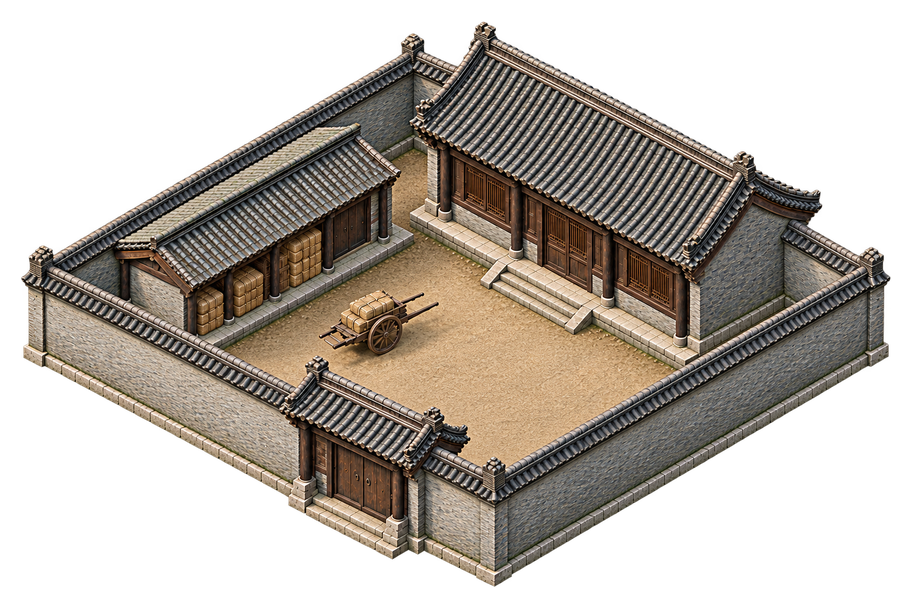
#> input picture assets/default/building-map/qing_north/bld_kit_qing_north_biaoju.png, 912 x 608 px
$ python -i update_affine_metadata.py   (imports and definitions only)
#> lines starting #> are read from the running program, lines starting #| are printed output that depends on the picture
#!/usr/bin/env python3
"""Update only review-10 affine assets and their QA/provenance records."""
import hashlib
import json
from pathlib import Path

import yaml
from PIL import Image

BASE = Path(__file__).resolve().parent
TILE = BASE.parents[1] / "tile" / "qing_north"
# [1 line that did not run here, left out]
# [1 line that did not run here, left out]
# [1 line that did not run here, left out]


def sha(path):
    return hashlib.sha256(path.read_bytes()).hexdigest()


def pixel_qa(path):
#> called with path = 'bld_kit_qing_north_biaoju.png'
    image = Image.open(path).convert("RGBA")
#> image is the input picture: PIL image 912x608 RGBA; mean R, G, B, A 65.1, 57.7, 49.7, 131.6
    alpha = image.getchannel("A")
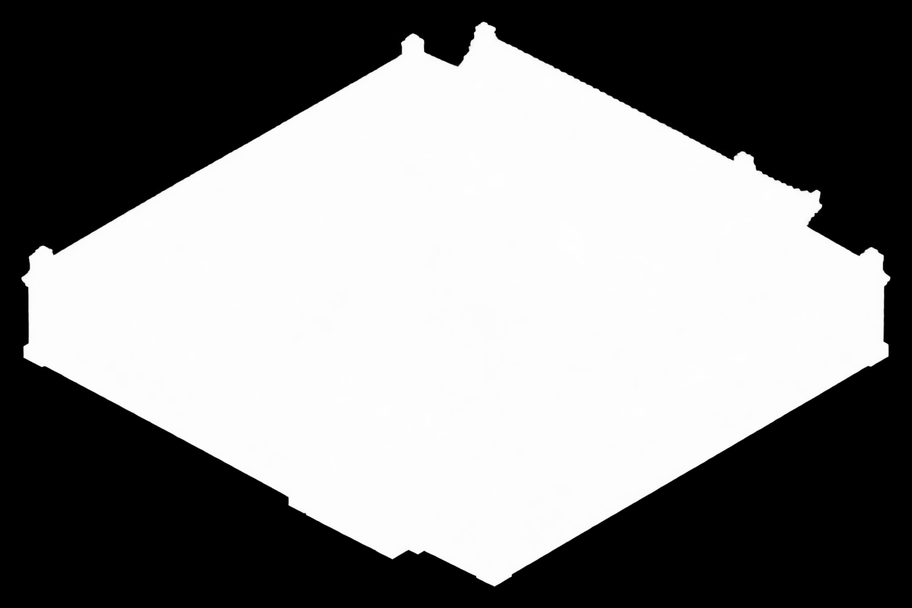
#> alpha: PIL image 912x608 L; min 0, max 255, mean 131.6
    hist = alpha.histogram()
#> hist = 256 values, max 261186 at index 0, min 3 at index 181, mean 2166
    box = alpha.getbbox()
#> box = (20, 20, 892, 588)
    return {"mode": "RGBA", "size": list(image.size), "alpha_extrema": list(alpha.getextrema()),
            "alpha_zero_pixels": hist[0], "alpha_partial_pixels": sum(hist[1:255]),
            "alpha_opaque_pixels": hist[255], "alpha_nonzero_bbox": list(box),
            "transparent_margins_px": [box[0], box[1], image.width-box[2], image.height-box[3]],
            "border_alpha_max": max(alpha.crop(side).getextrema()[1] for side in
                                    ((0, 0, image.width, 1), (0, 0, 1, image.height),
                                     (0, image.height-1, image.width, image.height),
                                     (image.width-1, 0, image.width, image.height)))}


# [82 lines left out: functions geometry, update_buildings, sync_cached_entries, update_tile, not called in this run]


# [4 lines not run here, left out]

>>> result = pixel_qa('bld_kit_qing_north_biaoju.png')
#> result = 9 items

$ run again, on assets/default/building-map/qing_north/bld_kit_qing_north_casino.png
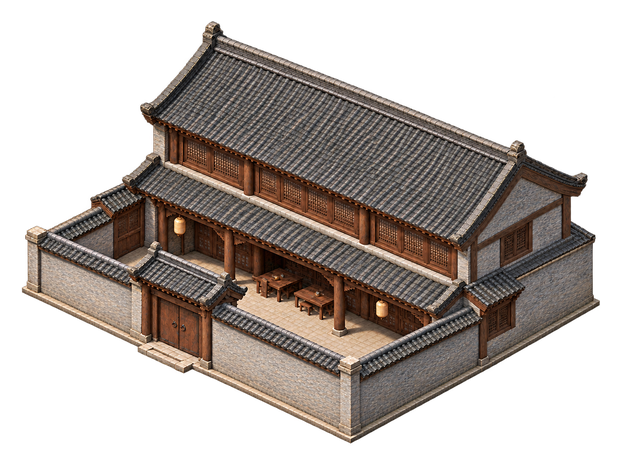
#> input picture assets/default/building-map/qing_north/bld_kit_qing_north_casino.png, 621 x 466 px
#> in pixel_qa, image is the input picture: PIL image 621x466 RGBA; mean R, G, B, A 55.1, 46.9, 41.9, 123.4
#> in pixel_qa, `alpha = image.getchannel("A")`:
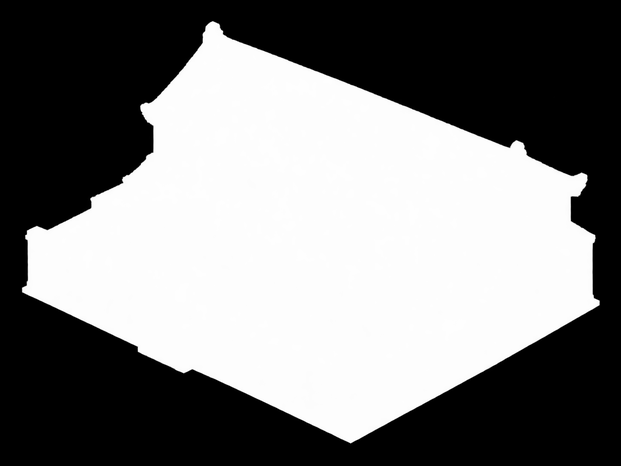
#> alpha: PIL image 621x466 L; min 0, max 255, mean 123.4
#> hist = 256 values, max 145353 at index 0, min 1 at index 35, mean 1130.4
#> box = (20, 20, 601, 446)
#> result = 9 items

$ run again, on assets/default/building-map/qing_north/bld_kit_qing_north_courtyard.png
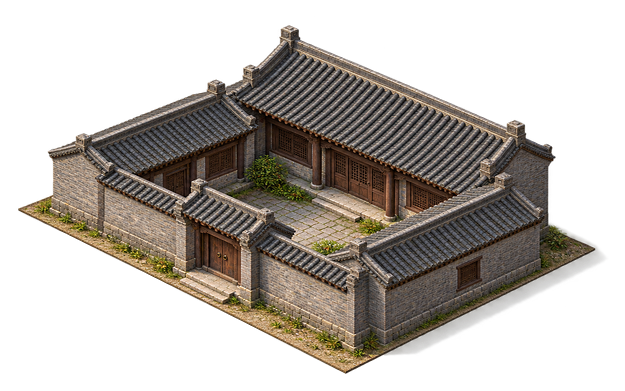
#> input picture assets/default/building-map/qing_north/bld_kit_qing_north_courtyard.png, 625 x 391 px
#> in pixel_qa, image is the input picture: PIL image 625x391 RGBA; mean R, G, B, A 46.3, 40.8, 34.9, 112.6
#> in pixel_qa, `alpha = image.getchannel("A")`:
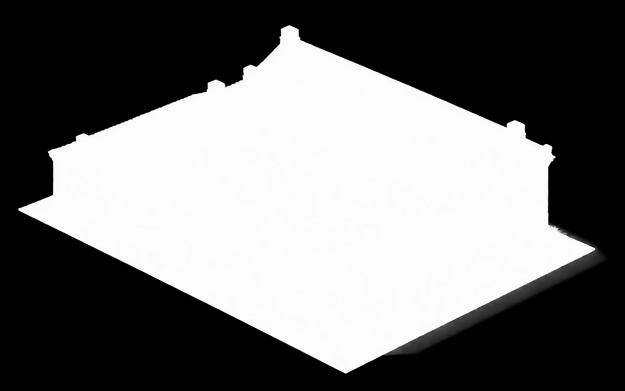
#> alpha: PIL image 625x391 L; min 0, max 255, mean 112.6
#> hist = 256 values, max 130406 at index 0, min 1 at index 155, mean 954.6
#> box = (16, 16, 609, 375)
#> result = 9 items

$ run again, on assets/default/building-map/qing_north/bld_kit_qing_north_guardhouse.png
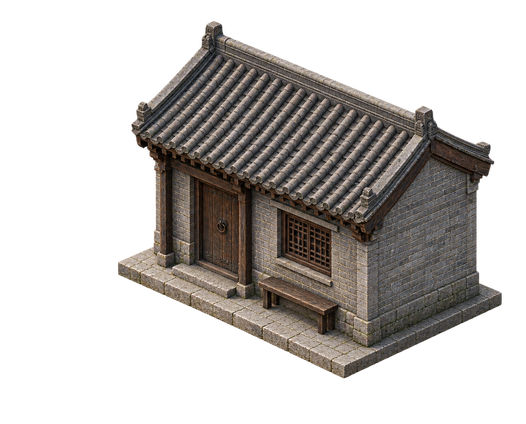
#> input picture assets/default/building-map/qing_north/bld_kit_qing_north_guardhouse.png, 526 x 424 px
#> in pixel_qa, image is the input picture: PIL image 526x424 RGBA; mean R, G, B, A 39, 35.4, 32.7, 97.8
#> in pixel_qa, `alpha = image.getchannel("A")`:
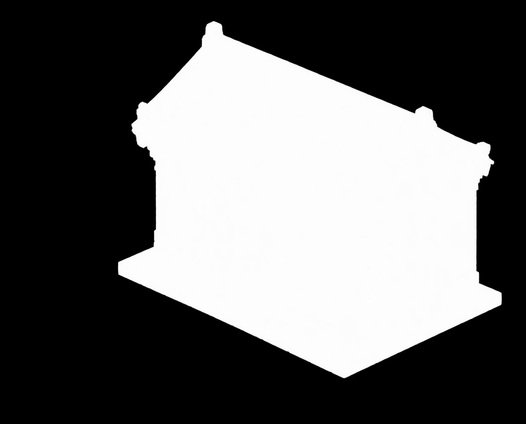
#> alpha: PIL image 526x424 L; min 0, max 255, mean 97.8
#> hist = 256 values, max 134626 at index 0, min 0 at index 141, mean 871.2
#> box = (115, 20, 506, 400)
#> result = 9 items
